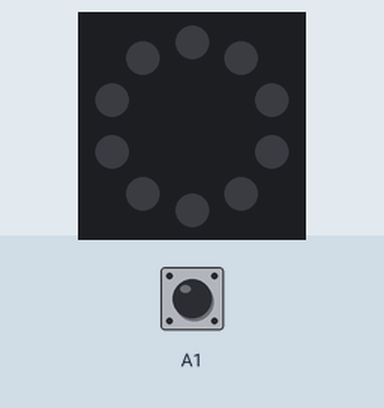
A program run on a simulated Circuit Playground running CircuitPython. Shown: the board's ring of 10 RGB LEDs (number 0 left of the top, counting anticlockwise). The inputs (shaded band) are chosen by the test bench; at power-on: A1 LOW. Dim RGB values are drawn brighter than linear; touch pads read as touched when driven HIGH.

Above: at 1.2 s.
1.3 s: A1 pulled HIGH for 0.15 s
At 1.4 s:
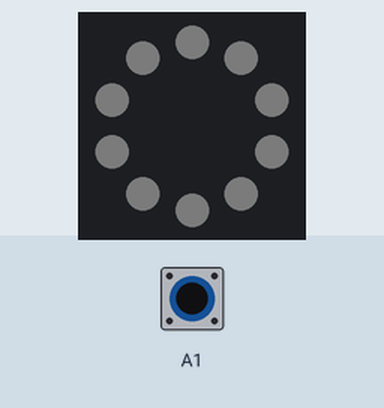
2.9 s: A1 pulled HIGH for 3.2 s
Timing chart, 0 to 5.9 s (numbered marks = the images above; inputs shaded):
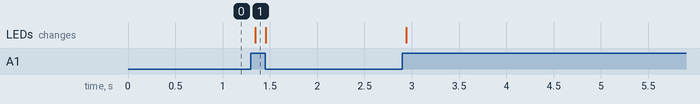

Measured:
- after the input at 1.3 s, the LEDs: change after 0.05 s (image 1)

The program:

code.py
```python
#Marcus Jones Jr.
#Chapter 5
#lab 1
from adafruit_circuitplayground import cp
def main():
    while True:
        if cp.touch_A1:
            pixels_on()
        else:
            pixels_off()

def pixels_on():
    for index in range(10):
        cp.pixels[index] = (3,3,3)
def pixels_off():
    for index in range(10):
        cp.pixels[index] = (0,0,0)

main()
```
